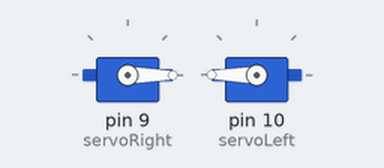
This sketch was run on a simulated Arduino Uno, built with avr-gcc and run on an emulated ATmega328P. On the bench: 2 × servo.

Above: at 0.05 s.
At 2.5 s:
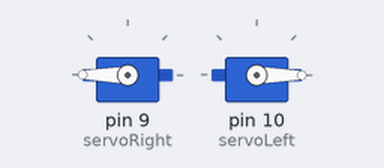
At 5.0 s:
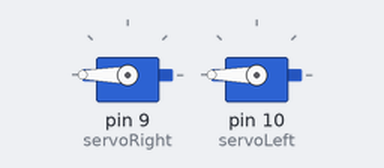
At 10.0 s:
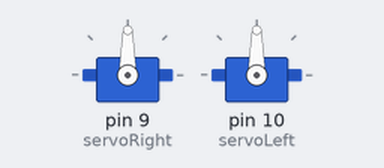
Timing chart, 0 to 13.0 s (numbered marks = the images above):
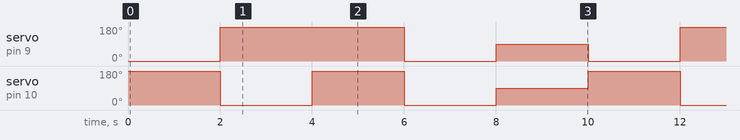

The sketch:

ServoTaiChi.ino
```cpp
#include <Servo.h>
Servo servoRight; // Define right servo
Servo servoLeft; // Define left servo
void setup() {
  servoRight.attach(9); // Right servo pin 9
  servoLeft.attach(10); // Left servo pin 10
}
void loop() {
  goForward();
  delay(2000);
  goReverse();
  delay(2000);
  goRight();
  delay(2000);
  goLeft();
  delay(2000);
  allStop();
  delay (2000);
}
// Motion Routines: forward, reverse, turn, stop
void goForward() {
  servoRight.write(0);
  servoLeft.write(180);
}
void goReverse() {
  servoRight.write(180);
  servoLeft.write(0);
}
void goRight() {
  servoRight.write(180);
  servoLeft.write(180);
}
void goLeft() {
  servoRight.write(0);
  servoLeft.write(0);
}
void allStop() {
  servoRight.write(90);
  servoLeft.write(90);
}
```

Measured:
- by itself, servo on pin 9 (servoRight): repeats every 10.0 s: 0° 2.0 s, 90° 2.0 s, 0° 2.0 s, 180° 4.0 s
- by itself, servo on pin 10 (servoLeft): repeats every 10.0 s: 180° 2.0 s, 0° 2.0 s, 90° 2.0 s, 180° 2.0 s, 0° 2.0 s
